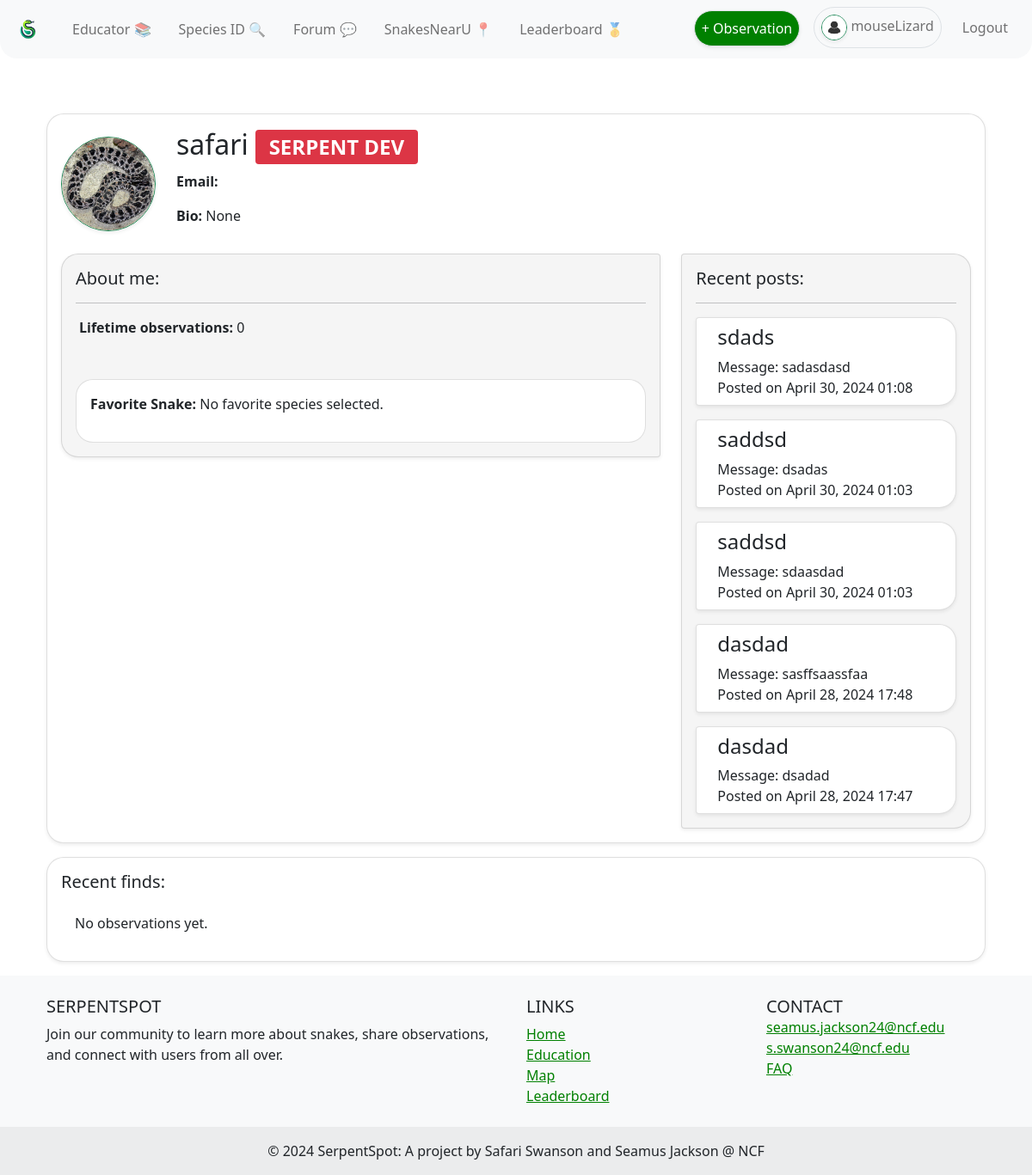
The app's page /auth/profile/safari/ (signed in) with its own data.
### UserAuth/models.py (models this page shows, shortened)
class UserProfile(models.Model):
    user = models.OneToOneField(User, on_delete=models.CASCADE) # Link the user profile to a user model instance
    profile_pic = models.ImageField(upload_to='profile_pics/', default='profile_pics/default.jpg' ,null=True, blank=True) # User profile picture
    bio = models.TextField(null=True, blank=True) # User bio
    observations = models.IntegerField(default=0) # User observation count
    favorite_species = models.ForeignKey(SnakeSpecies, on_delete=models.SET_NULL, null=True, blank=True) # User's favorite snake species

### Forum/models.py (models this page shows, shortened)
class Post(models.Model):
    thread = models.ForeignKey(Thread, on_delete=models.CASCADE, related_name='posts')
    message = models.TextField()
    created_by = models.ForeignKey(User, on_delete=models.CASCADE, related_name='posts_created')
    created_at = models.DateTimeField(auto_now_add=True)
    updated_at = models.DateTimeField(auto_now=True)

class Thread(models.Model):
    title = models.CharField(max_length=255)
    board = models.ForeignKey(Board, on_delete=models.CASCADE, related_name='threads')
    starter = models.ForeignKey(User, on_delete=models.CASCADE, related_name='threads_started')
    created_at = models.DateTimeField(auto_now_add=True)
    updated_at = models.DateTimeField(auto_now=True)

### UserAuth/views.py (the view)
# urls.py: path('profile/', views.profile_view, name='profile'), # path to view user profile
@login_required
def profile_view(request, username=None):
    if username:
        user = get_object_or_404(User, username=username)
    else:
        user = request.user
    userprofile = UserProfile.objects.get(user=user)
    observations = UserObservation.objects.filter(user=user.userprofile)
    recentPosts = Post.objects.filter(created_by=user).order_by('-created_at')[:5] # Get the 5 most recent posts by the user
    recentobservations = observations.order_by('-date')[:6] # Get the 6 most recent observations by the user
    context = {
        'user': user,
        'userprofile': userprofile,
        'observations': observations,
        'recentPosts': recentPosts,
        'recentobservations': recentobservations
    }
    return render(request, 'profile.html', context)

### UserAuth/templates/profile.html (shortened to what this page needs)
{% extends 'base.html' %}
{% block content %}
{% load static %}
<div class="container my-3">
    <div class="card shadow-sm" style="border-radius: 20px; overflow: hidden;">
        <div class="card-body">
            <div class="row align-items-center">
                <div class="col-auto">
                    {% if user.userprofile.profile_pic %}
                        <img src="{{MEDIA_URL}}{{ user.userprofile.profile_pic.url }}" class="rounded-circle border border-success shadow-sm" alt="Profile Picture" style="width: 110px; height: 110px; object-fit: cover;">
                    {% else %}
                        <img src="{% static 'default.jpg' %}" class="rounded-circle border border-success shadow-sm" alt="Default Profile Picture" style="width: 110px; height: 110px; object-fit: cover;">
                    {% endif %}
                </div>
                <div class="col">
                    <h2 class="card-title">
                        {{ user.username | slice:":15" }}
                        {% if user.is_superuser %}
                            <span class="badge bg-danger">SERPENT DEV</span>
                        {% endif %}
                    </h2>
                    <p><strong>Email:</strong> {{ user.email }}</p>
                    <p><strong>Bio:</strong> {{ user.userprofile.bio | slice:":250" }}</p>
                </div>
            </div>
            <div class="row mt-3">
                <div class="col-md-8">
                    <div class="card shadow-sm mb-3" style="background-color:whitesmoke; border-top-left-radius: 20px; border-bottom-left-radius: 20px; overflow:hidden">
                        <div class="card-body">
                            <h5 class="card-title mb-3">About me:</h5>
                            <hr>
                            <div class="mx-1">
                                <p><strong>Lifetime observations:</strong> {{ user.userprofile.observations }}</p>
                            </div>
                        </div>
                        {% if user.userprofile.favorite_species %}
                        <div class="card mx-3 mb-3" style="border-radius: 20px; overflow: hidden;">
                            <div class="mx-3 mt-3 mb-3">
                                <p><strong>Favorite Snake:</strong> {{ userprofile.favorite_species.common_name }}</p>
                                <hr>
                                <p><Strong>Scientific Name: </Strong> {{ userprofile.favorite_species.scientific_name }}</p>
                                <p><strong>Venomous: </strong> {{ userprofile.favorite_species.venomous }}</p>
                                <img src="{% static userprofile.favorite_species.image_path %}" class="container-fluid">
                            </div>
                        </div>
                        {% else %}
                        <div class="card mx-3 mt-3 mb-3" style="border-radius: 20px; overflow: hidden;">
                            <div class="mx-3 mt-3 mb-3">
                                <p><strong>Favorite Snake:</strong> No favorite species selected.</p>
                            </div>
                        </div>
                        {% endif %}
                    </div>
                </div>
                <div class="col-md-4">
                    <div class="card shadow-sm" style="background-color:whitesmoke; border-top-right-radius: 20px; border-bottom-right-radius: 20px; overflow:hidden">
                        <div class="card-body">
                            <h5 class="card-title">Recent posts:</h5>
                            <hr>
                            {% if recentPosts %}
                                {% for post in recentPosts %}
                                <a href="{% url 'thread_posts' thread_id=post.thread.id %}" class="text-decoration-none" aria-label="Read more about {{ post.thread.title }}">
                                <div class="card shadow-sm mt-3 recentpost" style="border-top-right-radius: 20px; border-bottom-right-radius: 20px; overflow: hidden;">
                                    <div class="mx-4 mt-2 mb-2">
                                        <h4 class="card-title">{{ post.thread.title }}</h4>
                                        <p class="card-text">
                                            Message: {{ post.message|truncatechars:50 }}
                                            <br>
                                            Posted on {{ post.created_at|date:"F d, Y H:i" }}
                                        </p>
                                    </div>
                                </div>
                                </a>
                            {% endfor %}
                            {% else %}
                                <p class="mx-1">No recent posts to display.</p>
                            {% endif %}
                        </div>
                    </div>
                </div>
            </div>
        </div>
    </div>
    <div class="card shadow-sm mt-3" style="border-radius: 20px; overflow: hidden;">
        <div class="card-body">
            <h5 class="card-title">Recent finds:</h5>
            {% if recentobservations %}
            <div class="container mt-3">
                <div class="card shadow-sm" style="border-radius: 20px; overflow: hidden;">
                    <div class="row mx-3">
                        {% for observation in recentobservations %}
                            <div class="col-sm-12 col-md-6">
                                <a href="{% url 'id_view' %}?search={{ observation.species.common_name|urlencode }}" class="text-decoration-none" aria-label="View details for {{ observation.species|default:"Unknown Species" }}">
                                    <div class="card shadow-sm mt-3 mb-3 obsitem" style="background-color:whitesmoke; border-radius: 20px; overflow: hidden;">
                                        <div class="card-body">
                                            <h5 class="card-title
                                            {% if observation.species %}
                                                text-success
                                            {% else %}
                                                text-danger
                                            {% endif %}">
                                                {{ observation.species|default:"Unknown Species" }}
                                            </h5>
                                            <h6 class="card-subtitle mb-3 text-muted">{{ observation.date|date:"F d, Y H:i" }}</h6>
                                            <p class="card-text">{{ observation.observation }}</p>
                                            <hr>
                                            {% if observation.observation_pic %}
                                                <img src="{{ observation.observation_pic.url }}" alt="Observation Image" style="max-width: 100%; height: auto; border-radius: 20px;">
                                            {% else %}
                                                <p class="card-text">No image uploaded.</p>
                                            {% endif %}
                                        </div>
                                    </div>
                                </a>
                            </div>
                        {% endfor %}
                        {% if user.userprofile.observations > 6 %}
                            <a href="{% url 'user_journal_view' user.username %}" class="btn btn-success rounded-pill mt-3 mb-3">View More</a>
                        {% endif %}
                    </div>
                </div>
            </div>
            {% else %}
                <div class="card-body">
                    <p class="card-text">No observations yet.</p>
                </div>
            {% endif %}
        </div>
    </div>
</div>
{% endblock content %}

### UserAuth/templates/base.html (shortened to what this page needs)
<!DOCTYPE html>
<html lang="en">
    <head>
        <link href="https://cdn.jsdelivr.net/npm/bootstrap@5.0.2/dist/css/bootstrap.min.css" rel="stylesheet">
    </head>
    {% load static %}
    <body>
        <header>
            <nav class="navbar navbar-expand-lg navbar-light bg-light mb-5" style="border-bottom-left-radius: 20px; border-bottom-right-radius: 20px;">
                <div class="container-fluid">
                    <a class="navbar-brand" href="{% url 'home_view' %}">
                        <img src="{% static 'serpentSpotLogo.png' %}" alt="Logo" style="height: 40px; padding: 0px;">
                    </a>
                <div class="collapse navbar-collapse ml-4"  id="navbarNavDropdown">
                    <ul class="navbar-nav">
                        <li class="nav-item mx-2">
                            <a class="nav-link rounded-pill {% if request.resolver_match.url_name == 'education_view' %}active{% endif %}" href="{% url 'education_view' %}">Educator 📚</a>
                        </li>
                        <li class="nav-item mx-2">
                            <a class="nav-link rounded-pill {% if request.resolver_match.url_name == 'id_view' %}active{% endif %}" href="{% url 'id_view' %}">Species ID 🔍</a>
                        </li>
                        <li class="nav-item mx-2">
                            <a class="nav-link rounded-pill {% if request.resolver_match.url_name == 'home' %}active{% endif %}" href="{% url 'home' %}">Forum 💬</a>
                        </li>
                        <li class="nav-item mx-2">
                            <a class="nav-link rounded-pill {% if request.resolver_match.url_name == 'map_view' %}active{% endif %}" href="{% url 'map_view' %}">SnakesNearU 📍</a>
                        </li>
                        {% if user.is_authenticated %}
                        <li class="nav-item mx-2">
                            <a class="nav-link rounded-pill {% if request.resolver_match.url_name == 'leaderboard_view' %}active{% endif %}" href="{% url 'leaderboard_view' %}">Leaderboard 🥇</a>
                        </li>
                        {% endif %}
                    </ul>
                    {% if user.is_authenticated %}
                    <ul class="navbar-nav ms-auto">
                        <li class="nav-item">
                            <a href="{% url 'journal_view' %}" class="nav-link mx-2 mt-1 mb-1 rounded-pill shadow-sm text-center border bg-success text-white" style="background-color: green !important;">+ Observation</a>
                        </li>
                        <li class="nav-item">
                            <a class="nav-link mx-2 mb-1 rounded-pill text-center border expand" href="{% url 'profile' %}">
                                {% if user.userprofile.profile_pic %}
                                    <img src="{{ MEDIA_URL }}{{ request.user.userprofile.profile_pic.url }}" class="rounded-circle border border-success shadow-sm" alt="Profile Picture" style="width: 30px; height: 30px; object-fit: cover;">
                                {% endif %}
                                {{ request.user.username }}
                            </a>
                        </li>
                        <li class="nav-item">
                            <a class="nav-link mx-2 mb-1 mt-1 text-center expand logout rounded-pill" href="{% url 'logout' %}">Logout</a>
                        </li>
                    </ul>
                    {% endif %}
                </div>
            </nav>
        </header>
        <main role="main" class="container flex-fill">
            {% block content %}{% endblock content %}
        </main>
        <footer class="bg-light text-lg-start">
            <div class="container p-4">
                <div class="row">
                    <div class="col-lg-6 col-md-12 mb-4 mb-md-0">
                        <h5 class="text-uppercase">SerpentSpot</h5>
                        <p>
                            Join our community to learn more about snakes, share observations, and connect with users from all over.
                        </p>
                    </div>
                    <div class="col-lg-3 col-md-6 mb-4 mb-md-0">
                        <h5 class="text-uppercase">Links</h5>
                        <ul class="list-unstyled mb-0">
                            <li>
                                <a href="{% url 'home_view' %}" class="gt">Home</a>
                            </li>
                            <li>
                                <a href="{% url 'education_view' %}" class="gt">Education</a>
                            </li>
                            <li>
                                <a href="{% url 'map_view' %}" class="gt">Map</a>
                            </li>
                            {% if user.is_authenticated %}
                            <li>
                                <a href="{% url 'leaderboard_view' %}" class="gt">Leaderboard</a>
                            </li>
                            {% endif %}
                        </ul>
                    </div>
                    <div class="col-lg-3 col-md-6 mb-4 mb-md-0">
                        <h5 class="text-uppercase mb-0">Contact</h5>
                        <ul class="list-unstyled">
                            <li>
                                <a href="mailto:seamus.jackson24@ncf.edu" class="gt">seamus.jackson24@ncf.edu</a>
                            </li>
                            <li>
                                <a href="mailto:s.swanson24@ncf.edu" class="gt">s.swanson24@ncf.edu</a>
                            </li>
                            <li>
                                <a href="{% url 'faq_home' %}" class="gt">FAQ</a>
                            </li>
                        </ul>
                    </div>
                </div>
            </div>
            <div class="text-center p-3" style="background-color: rgba(0, 0, 0, 0.05);">
                © 2024 SerpentSpot: A project by Safari Swanson and Seamus Jackson @ NCF
            </div>
        </footer>
        <link href="https://cdnjs.cloudflare.com/ajax/libs/bootstrap-icons/1.8.1/bootstrap-icons.css" rel="stylesheet">
    </body>
</html>

### records on screen
Post: thread "sdads", message "sadasdasd", created_at "April 30, 2024 01:08"
Post: thread "saddsd", message "dsadas", created_at "April 30, 2024 01:03"
Post: thread "saddsd", message "sdaasdad", created_at "April 30, 2024 01:03"
Post: thread "dasdad", message "sasffsaassfaa", created_at "April 28, 2024 17:48"
Post: thread "dasdad", message "dsadad", created_at "April 28, 2024 17:47"

### other values on screen
{{ request.user.username }} "mouseLizard"
{{ user.username | slice:":15" }} "safari"
{{ user.userprofile.bio | slice:":250" }} "None"
{{ user.userprofile.observations }} "0"
